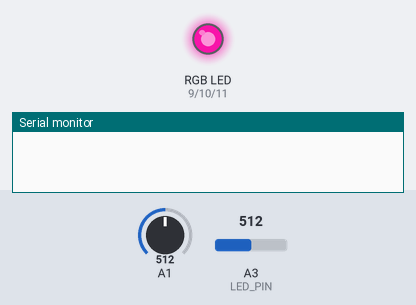
Bench run of a sketch on a simulated Arduino Uno, built with avr-gcc and run on an emulated ATmega328P. On the bench: an RGB LED mixed from three pins (HIGH = lit), the last lines printed to the serial monitor. The test bench sets the inputs (shaded band); at power-on: A1 = 512, A3 (LED_PIN) = 512. Dim RGB values are drawn brighter than linear; random numbers use the default seed unless the sketch sets one.

Above: at 0.1 s.
At 4.6 s:
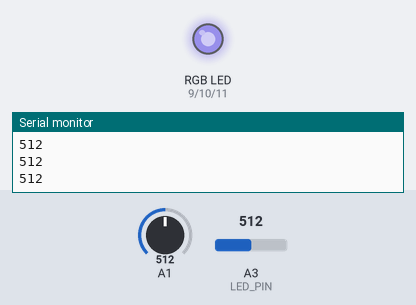
At 9.6 s:
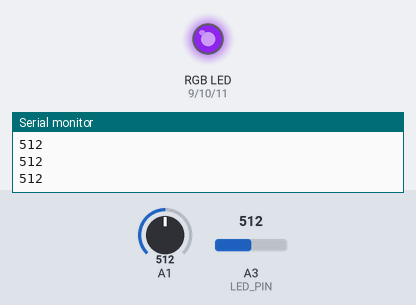
At 19.1 s:
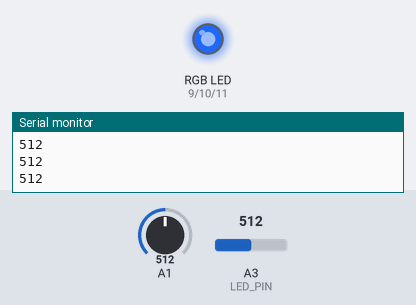
At 28.6 s:
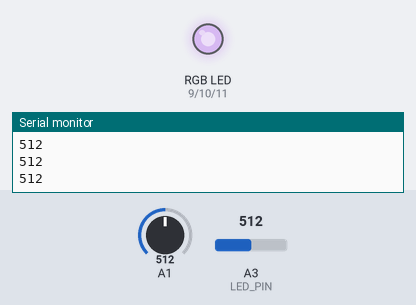
At 39.1 s:
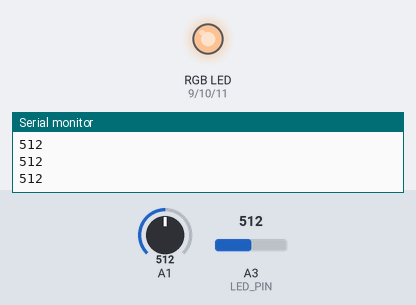
Timing chart, 0 to 40.0 s (numbered marks = the images above):
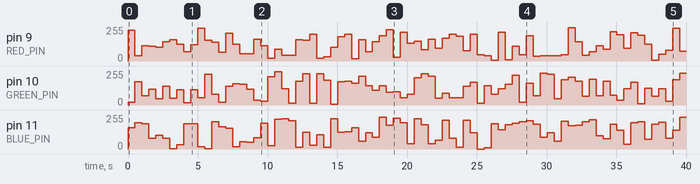

Measured:
- by itself, pin 9 (RED_PIN): 0/255 → 232/255 at 0.00 s, → 38/255 0.50 s later, → 114/255 0.50 s later, → 109/255 0.50 s later, … (80 changes in this stretch)
- by itself, pin 10 (GREEN_PIN): 0/255 → 19/255 at 0.00 s, → 175/255 0.50 s later, → 68/255 0.50 s later, → 120/255 0.50 s later, … (80 changes in this stretch)

The sketch:

HomeworkLab1_13led_.ino
```cpp
int BLUE_PIN = 11;
int GREEN_PIN = 10;
int RED_PIN = 9;
int potentionReader = 0;
int LED_PIN = 3;
void setup() {
  // put your setup code here, to run once:
  pinMode(A1, INPUT);
  pinMode(RED_PIN, OUTPUT);
  pinMode(GREEN_PIN, OUTPUT);
  pinMode(BLUE_PIN, OUTPUT);
  Serial.begin(9600);
}

int ledState = 0;

void loop() {
  // put your main code here, to run repeatedly:
    potentionReader = analogRead(A1);

    ledState = map(potentionReader, 0, 1023, 0, 255);

    analogWrite(RED_PIN, random(255));
    analogWrite(GREEN_PIN, random(255));
    analogWrite(BLUE_PIN, random(255));
    delay(500);
    Serial.println(analogRead(LED_PIN));

}
```
